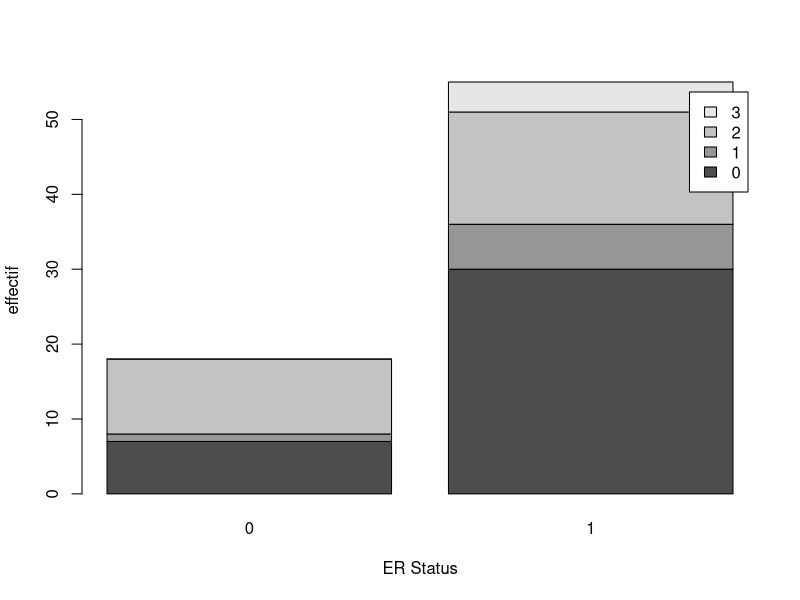
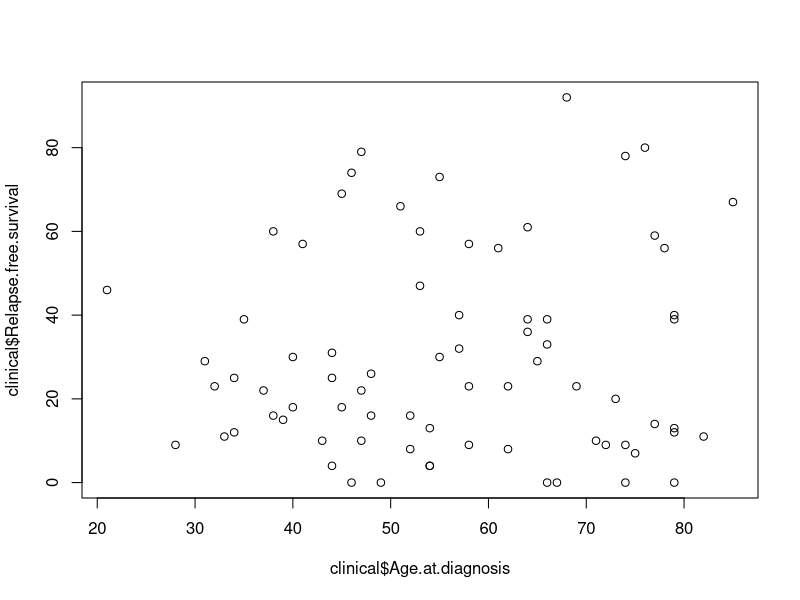
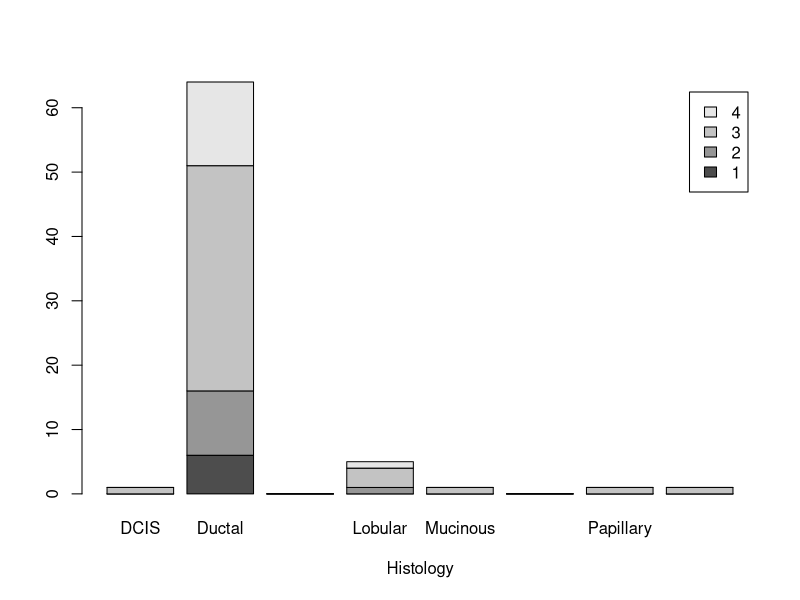

Here is the R script that generated these plots, in order: (Note: this script raises an error after producing the figures.)
clinical = read.csv("ClinicalData_82patients.csv", header=T, row.name=1)

###Status vs ER Status
table(Status=clinical$Status, ER.status=clinical$ER.status)
barplot(table(clinical$Status, clinical$ER.status), legend=T, xlab="ER Status", ylab="effectif")
fisher.test(table(clinical$Status, clinical$ER.status))

###Age at diagnosis vs Relapse free survival
plot(clinical$Age.at.diagnosis, clinical$Relapse.free.survival)
#### -> On procède au test du coefficient de corrélation : H0: rho=0 (indépendance des 2 variables)
cor.test(clinical$Age.at.diagnosis, clinical$Relapse.free.survival)
#### -> p>0.05, on ne rejette pas H0. Les 2 variables ne sont donc pas significativement corrélées. On ne contruit donc pas de modèle linéaire.
#model=lm(clinical$Age.at.diagnosis ~ clinical$Relapse.free.survival)
#abline(model)

###Tumor size vs Histology -- Les 2 variables sont qualitatives
table(Tumor.size=clinical$tumor.size., Histo=clinical$Histology)
barplot(table(clinical$tumor.size., clinical$Histology), legend=T, xlab="Histology")
#### --> on ne prend pas en compte les catégories histologiques pour lesquelles il n'y a pas de données de taille de tumeur (Fibroadenoma et Normal breast)
#barplot( table(clinical$tumor.size.[ clinical$Histology!="Fibroadenoma" & clinical$Histology!="Normal breast" ], droplevels(clinical$Histology[ clinical$Histology!="Fibroadenoma" & clinical$Histology!="Normal breast" ])), legend=T, xlab="Histology" )
chisq.test( table(clinical$tumor.size.[ clinical$Histology!="Fibroadenoma" & clinical$Histology!="Normal breast" ], droplevels(clinical$Histology[ clinical$Histology!="Fibroadenoma" & clinical$Histology!="Normal breast" ])) )
fisher.test( table(clinical$tumor.size.[ clinical$Histology!="Fibroadenoma" & clinical$Histology!="Normal breast" ], droplevels(clinical$Histology[ clinical$Histology!="Fibroadenoma" & clinical$Histology!="Normal breast" ])) )

###ER status vs Grade
barplot(table(clinical$ER.status, clinical$Grade), legend=T, xlab="Grade")
fisher.test(clinical$ER.status, clinical$Grade)

###Overall survival vs Tumor size
boxplot(clinical$Overall.survival ~ as.factor(clinical$tumor.size.), legend=T, xlab="tumor.size.", ylab="Overall.survival")
points(clinical$Overall.survival ~ as.factor(clinical$tumor.size.))
pairwise.t.test(clinical$Overall.survival, clinical$tumor.size.)

###Relapse free survival vs Node status
boxplot(clinical$Relapse.free.survival ~ as.factor(clinical$node.status), legend=T, xlab="node.status", ylab="Relapse.free.survival")
points(clinical$Relapse.free.survival ~ as.factor(clinical$node.status))
pairwise.t.test(clinical$Relapse.free.survival,  clinical$node.status)
